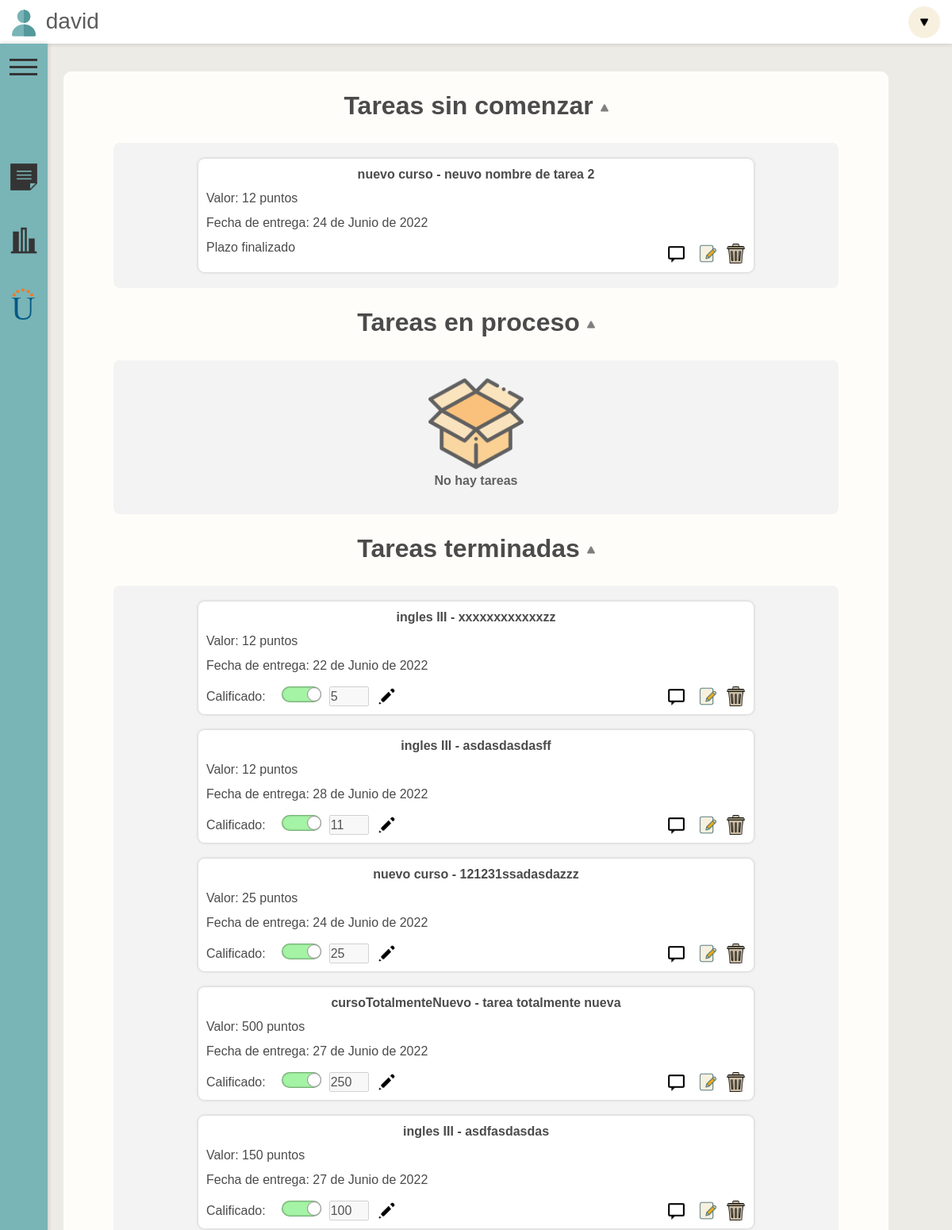
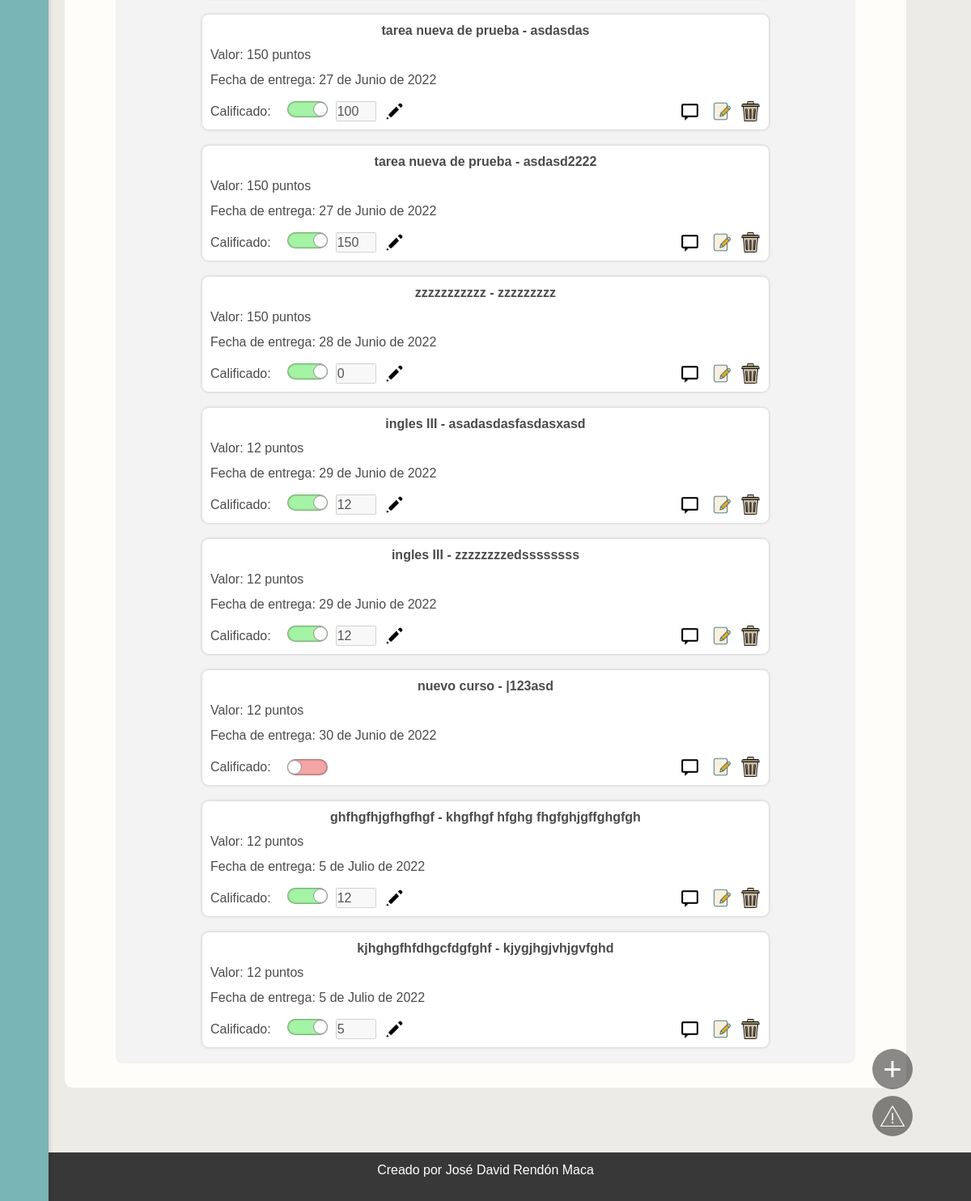
The app's page / (signed in), older data (2 pictures, top to bottom).
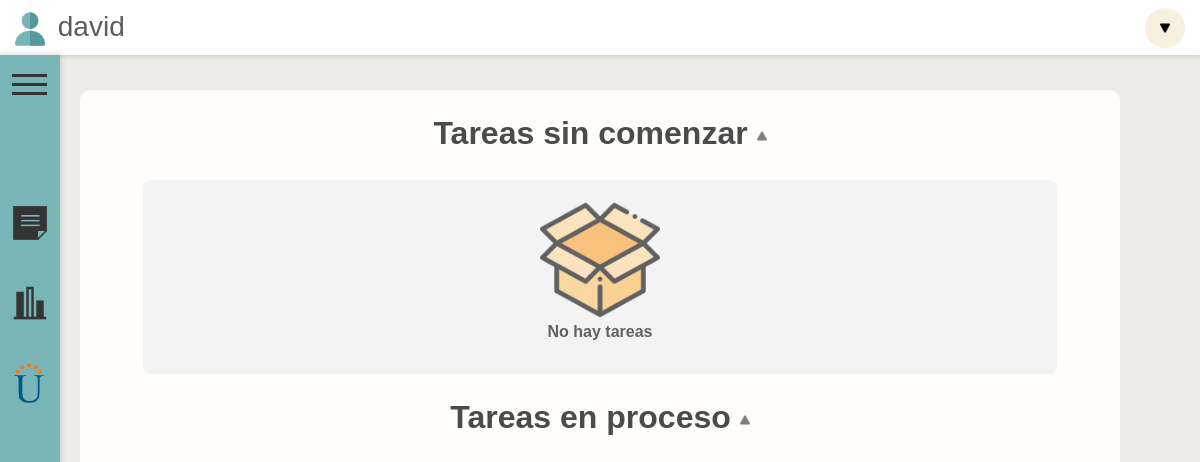
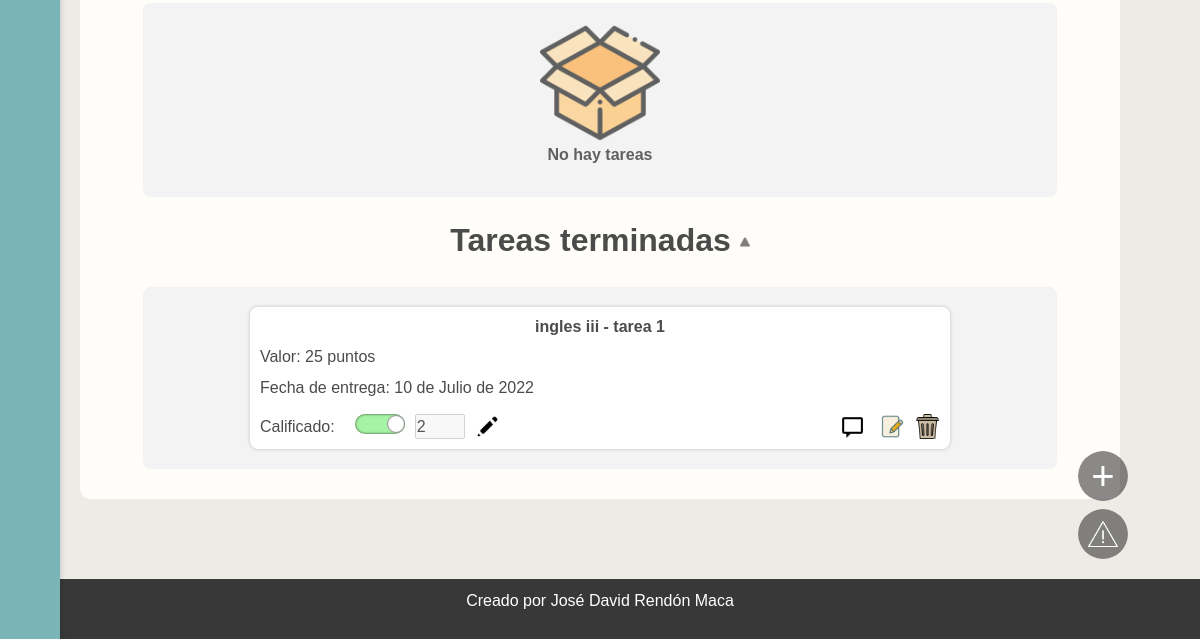
The same page, newer data (2 pictures, top to bottom).
### index/models.py (models this page shows)
class CursosYTareas(models.Model):
    curso = models.CharField(max_length=100)
    tarea = models.CharField(max_length=100)
    valor = models.IntegerField()
    estado = models.CharField(max_length=100)
    entrega = models.DateField(default=django.utils.timezone.now)
    usuario = models.CharField(default='usuario', max_length=100)
    anotacion = models.TextField(default="", max_length=10000)
    calificado = models.BooleanField(default=False)
    calificacion = models.IntegerField(default=0)

### index/views.py (the view)
# urls.py: path('', inicio, name="inicio", ),
@login_required
def inicio(request):
    usuario = request.user.username
    formTareasPendientes = CursosYTareas.objects.filter(estado="espera", usuario = usuario)
    formTareasProceso = CursosYTareas.objects.filter(estado="proceso", usuario = usuario)
    formTareasTerminadas = CursosYTareas.objects.filter(estado="terminada", usuario = usuario)
    diasRestantes = []
    for tarea in formTareasPendientes:
        diaRestante= tarea.entrega - datetime.date.today()
        diasRestantes.append((tarea.id, diaRestante.days))
    diasRestantesProceso = []
    for tarea in formTareasProceso:
        diaRestante= tarea.entrega - datetime.date.today()
        diasRestantesProceso.append((tarea.id, diaRestante.days))
    data={
        'formTareasPendientes':formTareasPendientes,
        'formTareasProceso':formTareasProceso,
        'formTareasTerminadas':formTareasTerminadas,
        'diasRestantes':diasRestantes,
        'diasRestantesProceso':diasRestantesProceso,
        'formAnotaciones': formAnotaciones()
    }
    return render(request, 'index/index.html', data)

### index/forms.py
class formAnotaciones(forms.ModelForm):
    class Meta:
        model = CursosYTareas
        fields=['curso', 'tarea', 'valor', 'estado', 'entrega', 'anotacion']
        widgets = {
            'anotacion':forms.Textarea(),
        }
    def __init__(self, *args, **kwargs):
        super(self.__class__, self).__init__(*args, **kwargs)
        self.fields['curso'].required = False
        self.fields['tarea'].required = False
        self.fields['valor'].required = False
        self.fields['estado'].required = False
        self.fields['entrega'].required = False

### index/templates/index/index.html (shortened to what the changed rows need)
{% extends 'index/base.html' %}
{% load static %}
{% block content %}
{% load widget_tweaks %}
<head>
    <link rel="stylesheet" href="{% static 'css/index.css' %}">
</head>
<div id="contenedor-pagina">
    <br><h2><strong onclick="colapsarContenedorTarea('Contenedor-Comenzar', 'titulo-comenzar-tarea', 'titulo-icon-comenzar')" class="titulo" id="titulo-comenzar-tarea" >Tareas sin comenzar <img class="titulo-icon" id="titulo-icon-comenzar" src="{%  static 'icons/icon-dropdown.png'  %}" alt=""></strong></h2>
    <div class="contenedor-contenedores " id="Contenedor-Comenzar">
            {% if formTareasPendientes.count == 0 %}
            <div class="contenedor-vacío"><img class="icon-vacio" src="{% static 'icons/icon-empty.png' %}" alt="">No hay tareas</div>
            {% endif %}
            {% for tarea in formTareasPendientes %}
            <div class="contenedor-tarea" id="contenedor-tarea-{{tarea.id}}">
                <div class="contenedor-curso-tarea">
                    <p  class="separacion"><strong>{{ tarea.curso }} - {{ tarea.tarea }}</strong></p>
                </div>
                <div>
                    <p >Valor: {{tarea.valor}} puntos</p>
                    <p class="separacion">Fecha de entrega: {{tarea.entrega}}</p>
                    <div class="contenedor-dias-botones">
                        {% for dias in diasRestantes %}
                            {% if dias.0 == tarea.id %}
                                {% if dias.1 < 0 %}
                                    <p>Plazo finalizado</p>
                                {% else %}
                                    <p>{{ dias.1 }} Dias restantes</p>
                                {% endif %}
                            {% endif %}
                        {% endfor %}
                        <div class="botones">
                            <div class="boton-icon-mensaje" onclick="scriptBackground('{{tarea.id}}')">
                                <a id="mensaje-{{tarea.id}}">
                                    <img class="botones-img" src="{% static 'icons/icon-topic.png' %}" alt="">
                                </a>
                            </div>
                            <div class="boton-icon-editar">
                                <a href="{%  url 'editarTarea' tarea.id %}">
                                    <img class="botones-img" src="{% static 'icons/icon-edit.png' %}" alt="">
                                </a>
                            </div><br> <br>
                            <div>
                                <a href="{%  url 'borrarCurso' tarea.id %}">
                                    <img class="botones-img" src="{% static 'icons/icon-borrar.png' %}" alt="">
                                </a>
                            </div><br> <br>
                        </div>
                    </div>
                </div>
            </div>
            {% endfor %}
    </div>
    <br><h2><strong class="titulo" onclick="colapsarContenedorTarea('Contenedor-Proceso', 'titulo-proceso-tarea', 'titulo-icon-proceso')" id="titulo-proceso-tarea">Tareas en proceso <img class="titulo-icon" id="titulo-icon-proceso" src="{%  static 'icons/icon-dropdown.png'  %}" alt=""></strong></h2>
    <br><h2><strong onclick="colapsarContenedorTarea('Contenedor-Terminado', 'titulo-terminado-tarea', 'titulo-icon-terminado')" id="titulo-terminado-tarea" class="titulo">Tareas terminadas <img class="titulo-icon" id="titulo-icon-terminado" src="{%  static 'icons/icon-dropdown.png'  %}" alt=""></strong></h2>
       <div class="contenedor-contenedores" id="Contenedor-Terminado" style="margin-bottom: 30px;">
                {% for tarea in formTareasTerminadas %}
                <div class="contenedor-tarea" id="contenedor-tarea-{{tarea.id}}">
                       <div class="contenedor-curso-tarea">
                           <p  class="separacion"><strong>{{ tarea.curso }} - {{ tarea.tarea }}</strong></p>
                       </div>
                       <div>
                           <p >Valor: {{tarea.valor}} puntos</p>
                           <p class="separacion">Fecha de entrega: {{tarea.entrega}}</p>
                           <div class="contenedor-dias-botones contenedor-dias-botones-termionada">
                                <div class="boton-agregar-calificacion" >
                                        <p>Calificado:</p>
                                        <div class="input-checker">
                                            <div class="selector-calificacion clickable" id="selector-{{tarea.id}}" onclick="clickBtnCalificado('{{tarea.id}}')">
                                                <div class="boton-interior" id="boton-interior-{{tarea.id}}">
                                                </div>
                                            </div>
                                            <form action="/editarCalificado/" method="POST">
                                                <div class="contenedor-numero-ok">
                                                    <div class="lineal" >
                                                        <input type="number" min="0" max="{{tarea.valor}}" id="insertar-nota-{{tarea.id}}" value="{{tarea.calificacion}}"  name="calif-tarea" disabled>
                                                        <div onclick="editarCalificacion('{{tarea.id}}')" style="display: none;" id="boton-edit-calif-{{tarea.id}}"><img src="{% static 'icons/icon-pencil.png' %}" alt="" class="botones-img clickable"></div>
                                                    </div>
                                                </div>
                                            </form>
                                        </div>
                                </div>
                                <div class="botones">
                                    <div class="boton-icon-mensaje" onclick="scriptBackground('{{tarea.id}}')">
                                        <a id="mensaje-{{tarea.id}}">
                                            <img class="botones-img" src="{% static 'icons/icon-topic.png' %}" alt="">
                                        </a>
                                    </div>
                                    <div class="boton-icon-editar">
                                        <a href="{%  url 'editarTarea' tarea.id %}">
                                            <img class="botones-img" src="{% static 'icons/icon-edit.png' %}" alt="">
                                        </a>
                                    </div><br> <br>
                                    <div>
                                        <a href="{%  url 'borrarCurso' tarea.id %}">
                                            <img class="botones-img" src="{% static 'icons/icon-borrar.png' %}" alt="">
                                        </a>
                                    </div><br> <br>
                                </div>
                            </div>
                        </div>
                    </div>
               {% endfor %}
       </div>
</div>
{% endblock content %}

Row changes from the older to the newer data that the page shows:
removed CursosYTareas: curso "nuevo curso", tarea "neuvo nombre de tarea 2", valor "12", entrega "24 de Junio de 2022", shown under "Tareas sin comenzar"
removed CursosYTareas: curso "ingles III", tarea "xxxxxxxxxxxxzz", valor "12", entrega "22 de Junio de 2022", calif-tarea "5", shown under "Tareas terminadas"
removed CursosYTareas: curso "ingles III", tarea "asdasdasdasff", valor "12", entrega "28 de Junio de 2022", calif-tarea "11", shown under "Tareas terminadas"
removed CursosYTareas: curso "nuevo curso", tarea "121231ssadasdazzz", valor "25", entrega "24 de Junio de 2022", calif-tarea "25", shown under "Tareas terminadas"
removed CursosYTareas: curso "cursoTotalmenteNuevo", tarea "tarea totalmente nueva", valor "500", entrega "27 de Junio de 2022", calif-tarea "250", shown under "Tareas terminadas"
removed CursosYTareas: curso "ingles III", tarea "asdfasdasdas", valor "150", entrega "27 de Junio de 2022", calif-tarea "100", shown under "Tareas terminadas"
removed CursosYTareas: curso "tarea nueva de prueba", tarea "asdasdas", valor "150", entrega "27 de Junio de 2022", calif-tarea "100", shown under "Tareas terminadas"
removed CursosYTareas: curso "tarea nueva de prueba", tarea "asdasd2222", valor "150", entrega "27 de Junio de 2022", calif-tarea "150", shown under "Tareas terminadas"
removed CursosYTareas: curso "zzzzzzzzzzz", tarea "zzzzzzzzz", valor "150", entrega "28 de Junio de 2022", calif-tarea "0", shown under "Tareas terminadas"
removed CursosYTareas: curso "ingles III", tarea "asadasdasfasdasxasd", valor "12", entrega "29 de Junio de 2022", calif-tarea "12", shown under "Tareas terminadas"
removed CursosYTareas: curso "ingles III", tarea "zzzzzzzzedssssssss", valor "12", entrega "29 de Junio de 2022", calif-tarea "12", shown under "Tareas terminadas"
removed CursosYTareas: curso "nuevo curso", tarea "|123asd", valor "12", entrega "30 de Junio de 2022", shown under "Tareas terminadas"
removed CursosYTareas: curso "ghfhgfhjgfhgfhgf", tarea "khgfhgf hfghg fhgfghjgffghgfgh", valor "12", entrega "5 de Julio de 2022", calif-tarea "12", shown under "Tareas terminadas"
removed CursosYTareas: curso "kjhghgfhfdhgcfdgfghf", tarea "kjygjhgjvhjgvfghd", valor "12", entrega "5 de Julio de 2022", calif-tarea "5", shown under "Tareas terminadas"
added CursosYTareas: curso "ingles iii", tarea "tarea 1", valor "25", entrega "10 de Julio de 2022", calif-tarea "2", shown under "Tareas terminadas"
Text that changed along with them:
text now shown: "No hay tareas"
